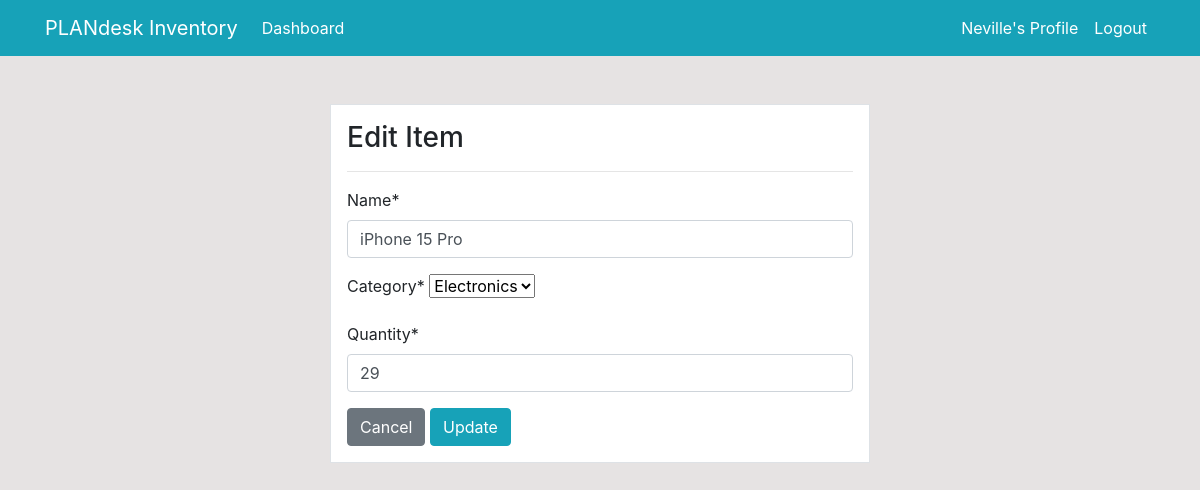
/product/update/5/ (signed in), run on an earlier commit of the app's database.
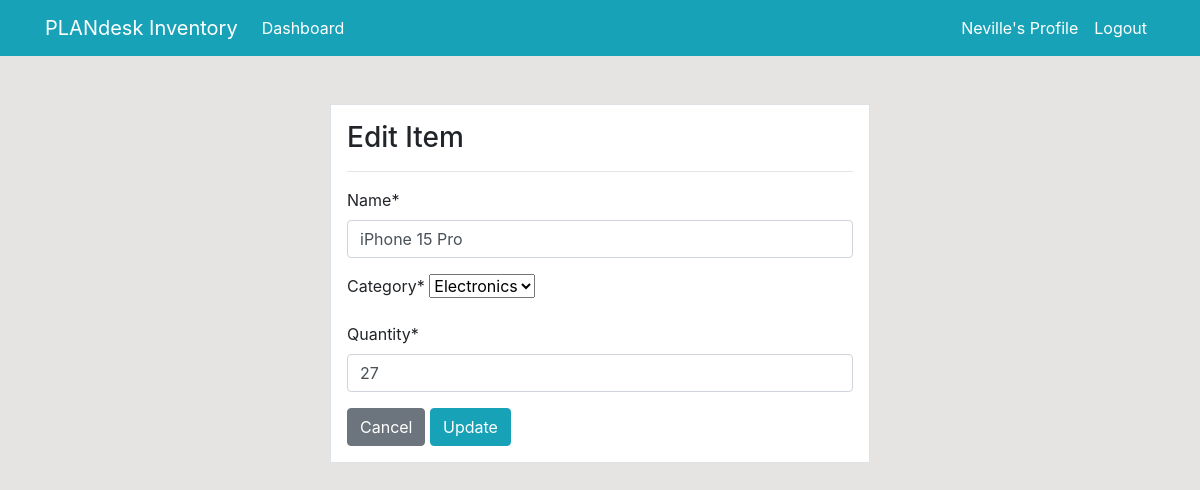
And on a later commit of the database.
### dashboard/models.py (models this page shows, shortened)
class Product(models.Model):
    name = models.CharField(max_length=100, null=True)
    category = models.CharField(max_length=20, choices=CATEGORY, null=True)
    quantity = models.PositiveIntegerField(null=True)

### dashboard/views.py (the view)
# urls.py: path('product/update/<int:pk>/', views.product_update, name='dashboard-product-update'),
@login_required
def product_update(request, pk):
    item = Product.objects.get(id=pk)
    if request.method == 'POST':
        form = ProductForm(request.POST, instance=item)
        if form.is_valid:
            form.save()
            return redirect('dashboard-product')
    else:
        form = ProductForm(instance=item)
    context = {
        'form': form,
    }
    return render(request, 'dashboard/product_update.html', context)

### dashboard/forms.py
class ProductForm(forms.ModelForm):
    class Meta:
        model = Product
        fields = ['name', 'category', 'quantity']

### templates/dashboard/product_update.html (shortened to what this page needs)
{% extends 'partials/base.html' %} {% block title %}Delete Page{% endblock %}
{% load crispy_forms_tags %}
{% block content %}
<div class="container">
  <div class="row mt-5">
    <div class="col-md-6 offset-md-3">
      <div class="border bg-white p-3">
        <h3>Edit Item</h3>
        <hr />
        <form method="POST">
          {{form|crispy}}
          <a class="btn btn-secondary" href="{% url 'dashboard-product' %}"
            >Cancel</a
          >
          <input class="btn btn-info" type="submit" value="Update" />
        </form>
      </div>
    </div>
  </div>
</div>
{% endblock %}

What changed in the data, as far as the page shows it:
changed Product "iPhone 15 Pro": quantity "29" → "27"
